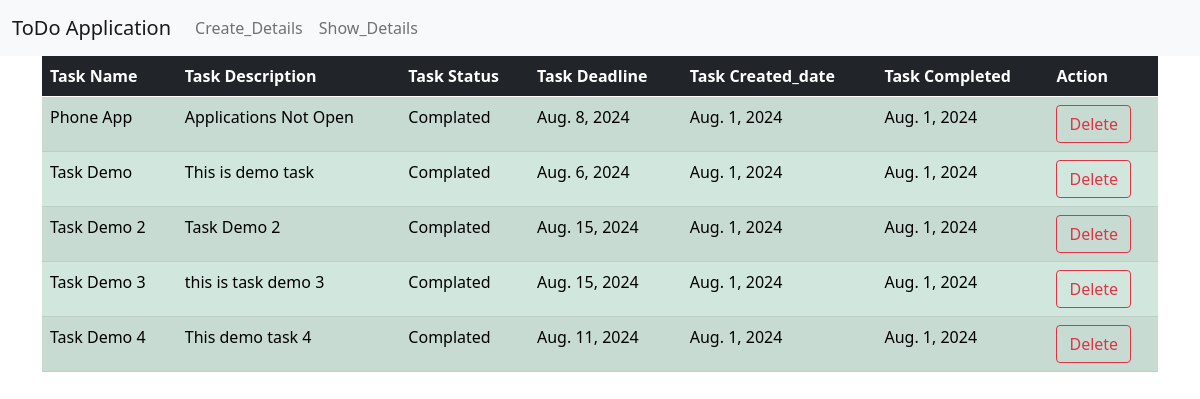
The app's page /v1/show/ with its own data.
### todo_app/models.py (models this page shows)
class Todo_Task(models.Model):
    Status = [('In Progress', 'In Progress'), ('Complated', 'Complated'), ('Pending', 'Pending')]
    task_name = models.CharField(max_length=50)
    task_description = models.TextField()
    task_status = models.CharField(max_length=15, choices=Status, default='Pending')
    task_deadline = models.DateField()
    task_created_date = models.DateField(auto_now_add=True)
    task_completed = models.DateField(blank=True, null=True)

### todo_app/views.py (the view)
# urls.py: path('show/', show_task, name='show_url'),
def show_task(request):
    template_name = 'todo_app/show.html'
    data = Todo_Task.objects.all()
    context = {'Todo_Task': data}
    return render(request, template_name, context)

### templates/todo_app/show.html (shortened to what this page needs)
{% extends 'base.html' %}
{% block content %}
    <table class="table table-success table-striped mx-auto">
        <thead class="table table-dark">
            <tr>
                <th>Task Name</th>
                <th>Task Description</th>
                <th>Task Status</th>
                <th>Task Deadline</th>
                <th>Task Created_date</th>
                <th>Task Completed</th>
                <th colspan="2">Action</th>
            </tr>
        </thead>
        <tbody>
            {% for todo in Todo_Task %}
            <tr>
                <td>{{ todo.task_name }}</td>
                <td>{{ todo.task_description }}</td>
                <td>{{ todo.task_status }}</td>
                <td>{{ todo.task_deadline }}</td>
                <td>{{ todo.task_created_date }}</td>
                    {% if todo.task_status == 'Complated' %}
                        <td>{{todo.task_completed}}</td>
                    {%else%}
                         <td>Not Completed</td>
                    {% endif %}
            <td>
              <a href="{% url 'delete_url' todo.pk %}" class="btn btn-outline-danger">Delete</a>
            </td>
          </tr>
            {% endfor %}
        </tbody>
    </table>
{% endblock %}

### templates/base.html (shortened to what this page needs)
<!DOCTYPE html>
<html>
<head>
     <link href="https://cdn.jsdelivr.net/npm/bootstrap@5.0.2/dist/css/bootstrap.min.css" rel="stylesheet">
</head>
<body>
    <nav class="navbar navbar-expand-lg navbar-light bg-light">
        <div class="container-fluid">
          <a class="navbar-brand" href="#">ToDo Application</a>
          <div class="collapse navbar-collapse" id="navbarNavAltMarkup">
            <div class="navbar-nav">
              <a class="nav-link" href="{% url 'add_url' %}">Create_Details</a>
              <a class="nav-link" href="{% url 'show_url' %}">Show_Details</a>
            </div>
          </div>
        </div>
      </nav>
      <div class="container">
        {% block content %}
        {% endblock %}
      </div>
</body>
</html>

### records on screen
Todo_Task: task_name "Phone App", task_description "Applications Not Open", task_status "Complated", task_deadline "Aug. 8, 2024", task_created_date "Aug. 1, 2024", task_completed "Aug. 1, 2024"
Todo_Task: task_name "Task Demo", task_description "This is demo task", task_status "Complated", task_deadline "Aug. 6, 2024", task_created_date "Aug. 1, 2024", task_completed "Aug. 1, 2024"
Todo_Task: task_name "Task Demo 2", task_description "Task Demo 2", task_status "Complated", task_deadline "Aug. 15, 2024", task_created_date "Aug. 1, 2024", task_completed "Aug. 1, 2024"
Todo_Task: task_name "Task Demo 3", task_description "this is task demo 3", task_status "Complated", task_deadline "Aug. 15, 2024", task_created_date "Aug. 1, 2024", task_completed "Aug. 1, 2024"
Todo_Task: task_name "Task Demo 4", task_description "This demo task 4", task_status "Complated", task_deadline "Aug. 11, 2024", task_created_date "Aug. 1, 2024", task_completed "Aug. 1, 2024"
